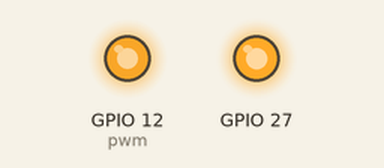
Bench run of a program on a simulated Raspberry Pi (BCM pin numbers). Shown: output pins drawn as LEDs (lit = HIGH).

Above: at 0.1 s.
At 4.1 s:
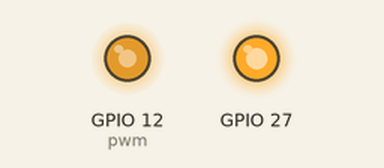
At 9.1 s:
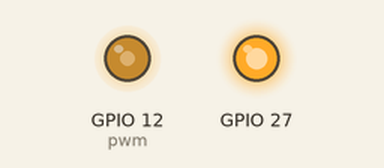
At 19.1 s:
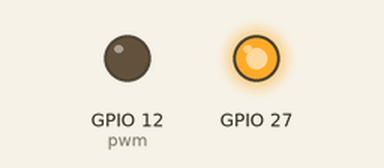
Timing chart, 0 to 20.6 s (numbered marks = the images above):
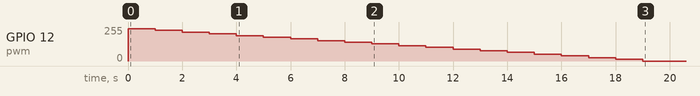

The program:

pwm.py
```python
import RPi.GPIO as IO
import time

IO.setmode(IO.BCM)

IO.setup(12, IO.OUT)
IO.setup(27, IO.OUT)

IO.output(27, IO.HIGH)

pwm = IO.PWM(12, 100)
pwm.start(100)

try:
    speed = 100
    while True:
        if speed > 0:
            speed = speed - 5
            pwm.ChangeDutyCycle(speed)

        time.sleep(1)

except:
    pwm.stop()
    IO.cleanup()
```

Measured:
- by itself, GPIO 12 (pwm): 0/255 → 242/255 at 0.00 s, → 230/255 1.0 s later, → 217/255 1.0 s later, → 204/255 1.0 s later, … (20 changes in this stretch)
